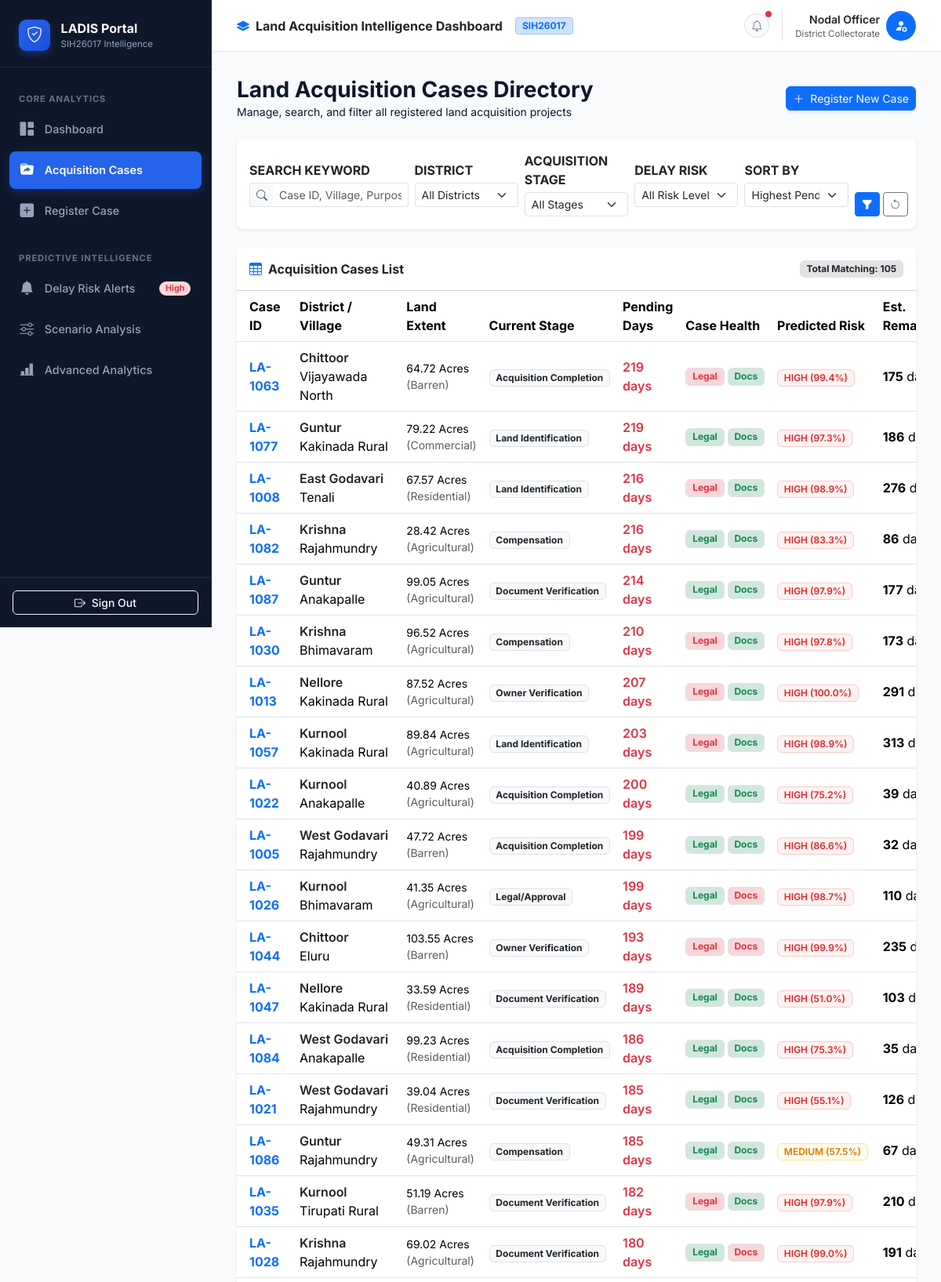
/cases (signed in, upper part), run on the app's committed database.
### tables this page shows
CREATE TABLE land_acquisition_cases (
            id INTEGER PRIMARY KEY AUTOINCREMENT,
            case_id TEXT UNIQUE NOT NULL,
            district TEXT NOT NULL,
            village TEXT NOT NULL,
            land_area REAL NOT NULL,
            land_type TEXT NOT NULL,
            acquisition_purpose TEXT NOT NULL,
            current_stage TEXT NOT NULL,
            application_date TEXT NOT NULL,
            days_pending INTEGER NOT NULL,
            documents_complete TEXT NOT NULL,
            owner_verified TEXT NOT NULL,
            compensation_status TEXT NOT NULL,
            legal_dispute TEXT NOT NULL,
            approval_status TEXT NOT NULL,
            predicted_remaining_days INTEGER,
            risk_level TEXT,
            risk_probability REAL,
            risk_factors TEXT,
            status TEXT DEFAULT 'Active',
            created_at TIMESTAMP DEFAULT CURRENT_TIMESTAMP
        );

### app.py (the view)
@app.route('/cases')
@login_required
def view_cases():
    query = request.args.get('q', '')
    district = request.args.get('district', 'All')
    village = request.args.get('village', 'All')
    stage = request.args.get('stage', 'All')
    risk = request.args.get('risk', 'All')
    status = request.args.get('status', 'All')
    sort_by = request.args.get('sort', 'highest_pending')
    raw_cases = search_and_filter_cases(
        query=query,
        district=district,
        stage=stage,
        risk=risk,
        sort_by=sort_by,
        village=village,
        status=status
    )
    cases = [format_case_detail(c) for c in raw_cases]
    districts = ['East Godavari', 'West Godavari', 'Visakhapatnam', 'Krishna', 'Guntur', 'Kurnool', 'Chittoor', 'Nellore']
    stages = [
        'Land Identification', 'Owner Verification', 'Document Verification',
        'Land Valuation', 'Compensation', 'Legal/Approval', 'Acquisition Completion'
    ]
    return render_template(
        'cases.html',
        cases=cases,
        query=query,
        selected_district=district,
        selected_village=village,
        selected_stage=stage,
        selected_risk=risk,
        selected_status=status,
        selected_sort=sort_by,
        districts=districts,
        stages=stages
    )

### app.py (called while the page is built)
def login_required(f):
    @wraps(f)
    def decorated_function(*args, **kwargs):
        if not session.get('logged_in'):
            flash("Please log in to access the system.", "warning")
            return redirect(url_for('login'))
        return f(*args, **kwargs)
    return decorated_function

### utils/database.py (called while the page is built)
def get_db_connection():
    os.makedirs(os.path.dirname(Config.DATABASE_PATH), exist_ok=True)
    conn = sqlite3.connect(Config.DATABASE_PATH)
    conn.row_factory = sqlite3.Row
    return conn

### templates/cases.html (shortened to what this page needs)
{% extends "base.html" %}
{% block content %}
<div class="d-flex flex-column flex-md-row justify-content-between align-items-md-center mb-4 gap-2">
    <div>
        <h3 class="fw-bold text-navy-900 m-0">Land Acquisition Cases Directory</h3>
        <p class="text-slate-500 small m-0">Manage, search, and filter all registered land acquisition projects</p>
    </div>
    <div>
        <a href="{{ url_for('add_case_page') }}" class="btn btn-primary btn-sm shadow-sm font-medium rounded-2">
            <i class="bi bi-plus-lg me-1"></i> Register New Case
        </a>
    </div>
</div>
<div class="card border-0 shadow-sm rounded-3 mb-4">
    <div class="card-body p-3">
        <form action="{{ url_for('view_cases') }}" method="GET" class="row g-2 align-items-center">
            <div class="col-12 col-md-3">
                <label class="form-label extra-small fw-bold text-uppercase text-slate-500 mb-1">Search Keyword</label>
                <div class="input-group input-group-sm">
                    <span class="input-group-text bg-light border-end-0 text-muted"><i class="bi bi-search"></i></span>
                    <input type="text" name="q" class="form-control border-start-0" placeholder="Case ID, Village, Purpose..." value="{{ query }}">
                </div>
            </div>
            <div class="col-6 col-md-2">
                <label class="form-label extra-small fw-bold text-uppercase text-slate-500 mb-1">District</label>
                <select name="district" class="form-select form-select-sm">
                    <option value="All">All Districts</option>
                </select>
            </div>
            <div class="col-6 col-md-2">
                <label class="form-label extra-small fw-bold text-uppercase text-slate-500 mb-1">Acquisition Stage</label>
                <select name="stage" class="form-select form-select-sm">
                    <option value="All">All Stages</option>
                </select>
            </div>
            <div class="col-6 col-md-2">
                <label class="form-label extra-small fw-bold text-uppercase text-slate-500 mb-1">Delay Risk</label>
                <select name="risk" class="form-select form-select-sm">
                    <option value="All">All Risk Levels</option>
                </select>
            </div>
            <div class="col-6 col-md-2">
                <label class="form-label extra-small fw-bold text-uppercase text-slate-500 mb-1">Sort By</label>
                <select name="sort" class="form-select form-select-sm">
                    <option value="highest_pending" {% if selected_sort == 'highest_pending' %}selected{% endif %}>Highest Pending Days</option>
                </select>
            </div>
            <div class="col-12 col-md-1 d-flex gap-1 align-self-end mt-2 mt-md-0">
                <button type="submit" class="btn btn-primary btn-sm w-100"><i class="bi bi-funnel-fill"></i></button>
                <a href="{{ url_for('view_cases') }}" class="btn btn-outline-secondary btn-sm" title="Reset Filters"><i class="bi bi-arrow-counterclockwise"></i></a>
            </div>
        </form>
    </div>
</div>
<div class="card border-0 shadow-sm rounded-3">
    <div class="card-header bg-white py-3 d-flex justify-content-between align-items-center">
        <h6 class="m-0 fw-bold text-navy-900"><i class="bi bi-table me-2 text-primary"></i>Acquisition Cases List</h6>
        <span class="badge bg-secondary-subtle text-dark border">Total Matching: {{ cases|length }}</span>
    </div>
    <div class="card-body p-0">
        <div class="table-responsive">
            <table class="table table-hover align-middle mb-0">
                <thead class="bg-light">
                    <tr>
                        <th class="ps-3">Case ID</th>
                        <th>District / Village</th>
                        <th>Land Extent</th>
                        <th>Current Stage</th>
                        <th>Pending Days</th>
                        <th>Case Health</th>
                        <th>Predicted Risk</th>
                        <th>Est. Remaining</th>
                    </tr>
                </thead>
                <tbody>
                    {% if cases %}
                        {% for case in cases %}
                        <tr>
                            <td class="ps-3 fw-bold text-primary">{{ case.case_id }}</td>
                            <td>
                                <div class="fw-semibold text-dark">{{ case.district }}</div>
                                <div class="text-slate-500 extra-small">{{ case.village }}</div>
                            </td>
                            <td class="small">{{ case.land_area }} Acres <span class="text-muted">({{ case.land_type }})</span></td>
                            <td><span class="badge bg-light text-dark border">{{ case.current_stage }}</span></td>
                            <td>
                                <span class="fw-semibold {% if case.days_pending > 90 %}text-danger{% elif case.days_pending > 60 %}text-warning-emphasis{% else %}text-dark{% endif %}">
                                    {{ case.days_pending }} days
                                </span>
                            </td>
                            <td>
                                <div class="d-flex gap-1">
                                    <span class="badge bg-{{ case.health_summary.legal_status.badge }}-subtle text-{{ case.health_summary.legal_status.badge }} border" title="Legal Status: {{ case.health_summary.legal_status.status }}">Legal</span>
                                    <span class="badge bg-{{ case.health_summary.documentation.badge }}-subtle text-{{ case.health_summary.documentation.badge }} border" title="Docs: {{ case.health_summary.documentation.status }}">Docs</span>
                                </div>
                            </td>
                            <td>
                                {% if case.risk_level == 'HIGH' %}
                                    <span class="badge badge-risk-high">HIGH ({{ case.risk_probability }}%)</span>
                                {% elif case.risk_level == 'MEDIUM' %}
                                    <span class="badge badge-risk-medium">MEDIUM ({{ case.risk_probability }}%)</span>
                                {% else %}
                                    <span class="badge badge-risk-low">LOW ({{ case.risk_probability }}%)</span>
                                {% endif %}
                            </td>
                            <td><strong>{{ case.predicted_remaining_days }}</strong> days</td>
                        </tr>
                        {% endfor %}
                    {% endif %}
                </tbody>
            </table>
        </div>
    </div>
</div>
{% endblock %}

### static/css/style.css (style rules this page uses)
:root { --sidebar-width: 270px; --navy-950: #090d16; --navy-900: #0f172a; --navy-800: #1e293b; --navy-700: #334155; --slate-600: #475569; --slate-500: #64748b; --slate-400: #94a3b8; --slate-100: #f1f5f9; --slate-50: #f8fafc; --blue-600: #2563eb; --blue-500: #3b82f6; --blue-50: #eff6ff; --green-600: #059669; --green-500: #10b981; --green-50: #ecfdf5; --amber-600: #d97706; --amber-500: #f59e0b; --amber-50: #fffbeb; --red-600: #dc2626; --red-500: #ef4444; --red-50: #fef2f2; --card-shadow: 0 4px 6px -1px rgba(0, 0, 0, 0.05), 0 2px 4px -1px rgba(0, 0, 0, 0.03); --card-shadow-hover: 0 10px 15px -3px rgba(0, 0, 0, 0.08), 0 4px 6px -2px rgba(0, 0, 0, 0.04); --transition-fast: 0.15s ease; }
body { font-family: 'Inter', -apple-system, BlinkMacSystemFont, 'Segoe UI', Roboto, sans-serif; background-color: var(--slate-50); color: var(--navy-900); margin: 0; padding: 0; -webkit-font-smoothing: antialiased; }
.badge-risk-medium { background-color: var(--amber-50); color: var(--amber-600); border: 1px solid #fde68a; font-weight: 600; }
.badge-risk-high { background-color: var(--red-50); color: var(--red-600); border: 1px solid #fecaca; font-weight: 600; }

### data on the page
land_acquisition_cases: case_id "LA-1063", district "Chittoor", village "Vijayawada North", land_area "64.72", land_type "Barren", current_stage "Acquisition Completion", days_pending "219", risk_probability "99.4", predicted_remaining_days "175"
land_acquisition_cases: case_id "LA-1077", district "Guntur", village "Kakinada Rural", land_area "79.22", land_type "Commercial", current_stage "Land Identification", days_pending "219", risk_probability "97.3", predicted_remaining_days "186"
land_acquisition_cases: case_id "LA-1008", district "East Godavari", village "Tenali", land_area "67.57", land_type "Residential", current_stage "Land Identification", days_pending "216", risk_probability "98.9", predicted_remaining_days "276"
land_acquisition_cases: case_id "LA-1082", district "Krishna", village "Rajahmundry", land_area "28.42", land_type "Agricultural", current_stage "Compensation", days_pending "216", risk_probability "83.3", predicted_remaining_days "86"
land_acquisition_cases: case_id "LA-1087", district "Guntur", village "Anakapalle", land_area "99.05", land_type "Agricultural", current_stage "Document Verification", days_pending "214", risk_probability "97.9", predicted_remaining_days "177"
land_acquisition_cases: case_id "LA-1030", district "Krishna", village "Bhimavaram", land_area "96.52", land_type "Agricultural", current_stage "Compensation", days_pending "210", risk_probability "97.8", predicted_remaining_days "173"
land_acquisition_cases: case_id "LA-1013", district "Nellore", village "Kakinada Rural", land_area "87.52", land_type "Agricultural", current_stage "Owner Verification", days_pending "207", risk_probability "100.0", predicted_remaining_days "291"
land_acquisition_cases: case_id "LA-1057", district "Kurnool", village "Kakinada Rural", land_area "89.84", land_type "Agricultural", current_stage "Land Identification", days_pending "203", risk_probability "98.9", predicted_remaining_days "313"
land_acquisition_cases: case_id "LA-1022", district "Kurnool", village "Anakapalle", land_area "40.89", land_type "Agricultural", current_stage "Acquisition Completion", days_pending "200", risk_probability "75.2", predicted_remaining_days "39"
land_acquisition_cases: case_id "LA-1005", district "West Godavari", village "Rajahmundry", land_area "47.72", land_type "Barren", current_stage "Acquisition Completion", days_pending "199", risk_probability "86.6", predicted_remaining_days "32"
land_acquisition_cases: case_id "LA-1026", district "Kurnool", village "Bhimavaram", land_area "41.35", land_type "Agricultural", current_stage "Legal/Approval", days_pending "199", risk_probability "98.7", predicted_remaining_days "110"
land_acquisition_cases: case_id "LA-1044", district "Chittoor", village "Eluru", land_area "103.55", land_type "Barren", current_stage "Owner Verification", days_pending "193", risk_probability "99.9", predicted_remaining_days "235"
land_acquisition_cases: case_id "LA-1047", district "Nellore", village "Kakinada Rural", land_area "33.59", land_type "Residential", current_stage "Document Verification", days_pending "189", risk_probability "51.0", predicted_remaining_days "103"
land_acquisition_cases: case_id "LA-1084", district "West Godavari", village "Anakapalle", land_area "99.23", land_type "Residential", current_stage "Acquisition Completion", days_pending "186", risk_probability "75.3", predicted_remaining_days "35"
land_acquisition_cases: case_id "LA-1021", district "West Godavari", village "Rajahmundry", land_area "39.04", land_type "Residential", current_stage "Document Verification", days_pending "185", risk_probability "55.1", predicted_remaining_days "126"
land_acquisition_cases: case_id "LA-1086", district "Guntur", village "Rajahmundry", land_area "49.31", land_type "Agricultural", current_stage "Compensation", days_pending "185", risk_probability "57.5", predicted_remaining_days "67"
land_acquisition_cases: case_id "LA-1035", district "Kurnool", village "Tirupati Rural", land_area "51.19", land_type "Barren", current_stage "Document Verification", days_pending "182", risk_probability "97.9", predicted_remaining_days "210"
land_acquisition_cases: case_id "LA-1028", district "Krishna", village "Rajahmundry", land_area "69.02", land_type "Agricultural", current_stage "Document Verification", days_pending "180", risk_probability "99.0", predicted_remaining_days "191"

### other printed values
{{ cases|length }} "105"
